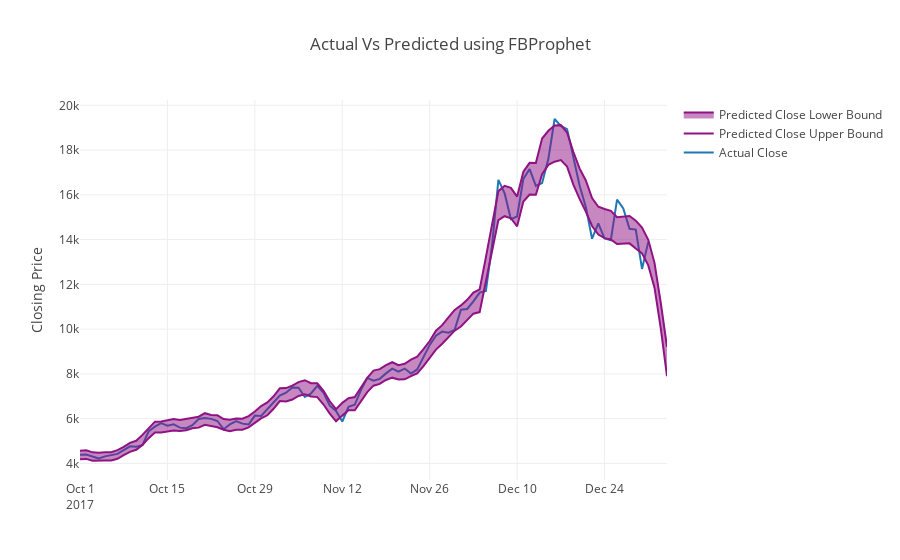

Notebook code for this chart:
### Code cell
forecast = m.predict(future)
predicted  = forecast[['yhat', 'yhat_lower', 'yhat_upper']].applymap(np.exp)
cols = ["Mean", "Lower_closing", "Upper_closing"]
predicted.columns = cols
actual = np.exp(fb_reg_data_new["y"])
actual.name = "Actual"
title = "Closing Price Distribution of Bitcoin"
plot_data(predicted, actual, future, cols,title)
